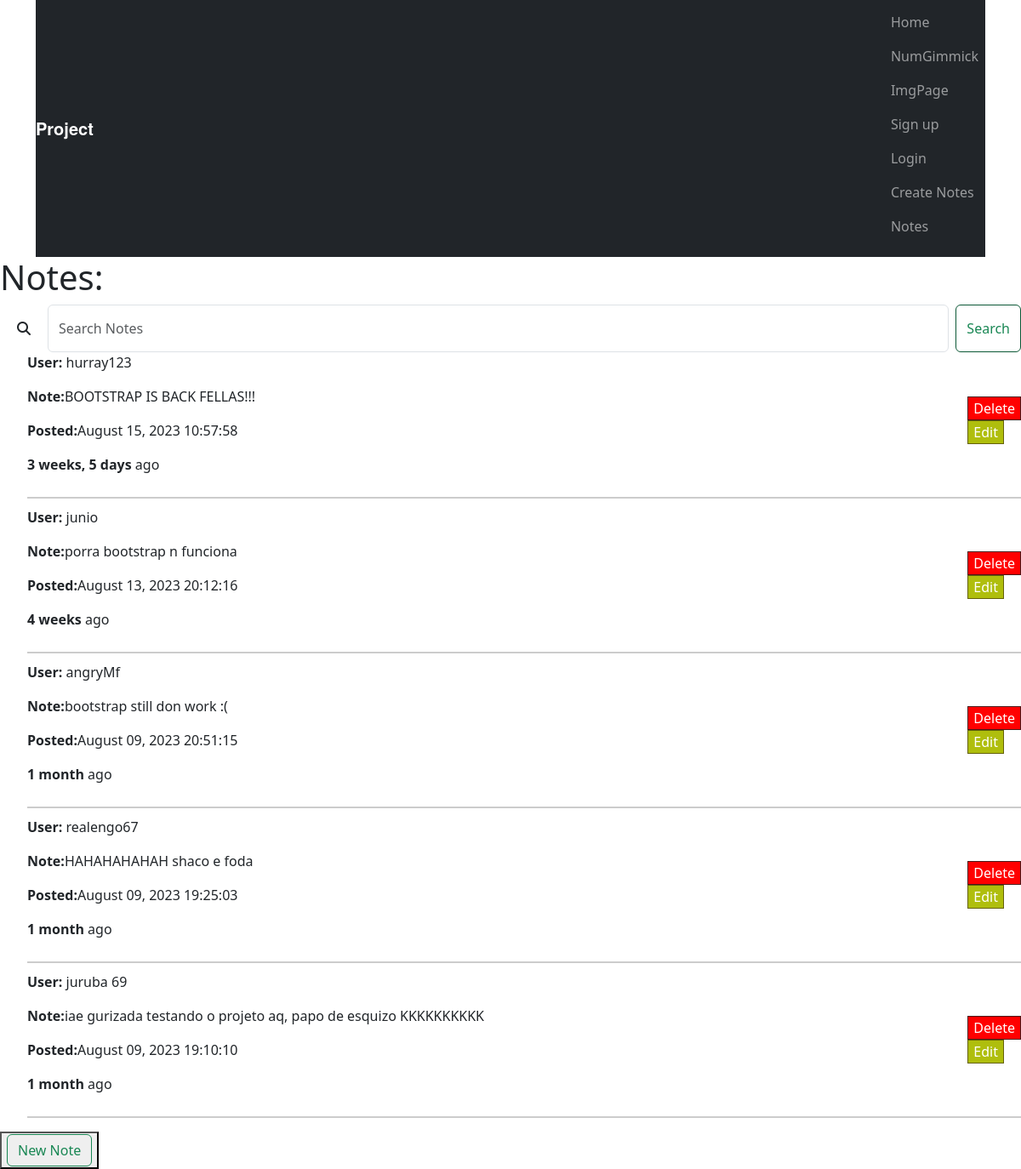
/notes, run on an earlier commit of the app's database.
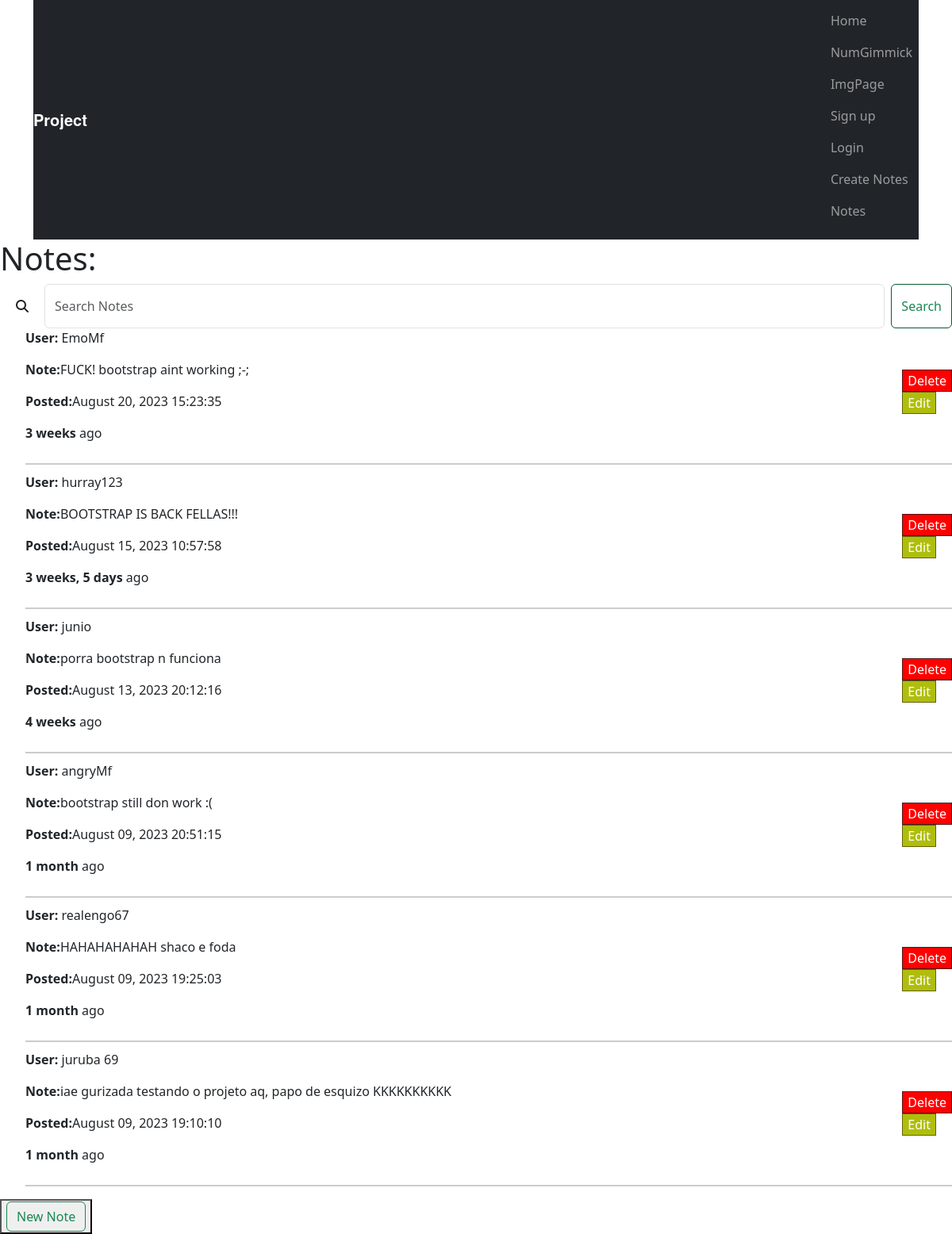
And on a later commit of the database.
### projects/models.py (models this page shows)
class Note(models.Model):
    author = models.CharField(max_length=20, blank=True)
    description = models.TextField(default='Not set')
    posted_time = models.DateTimeField(default=timezone.now)

### projects/views.py (the view)
# urls.py: path('notes', views.notes_page, name='notes'),
def notes_page(request):
    notes = Note.objects.all().order_by('-posted_time')
    return render(request, 'notes.html', {'notes':notes})

### templates/notes.html (shortened to what this page needs)
{% extends 'base.html' %}
{% block content %}
    <h1>Notes:</h1>
    <div class="SearchBar">
        <form class="d-flex" method="get" action="{% url 'search_bar' %}">
            <i id="SearchBarIcon" class="fa-solid fa-magnifying-glass fa-beat"></i>
            <input class="form-control me-2" type="search" name="search_query" placeholder="Search Notes">
            <button id="Search_button" class="btn btn-outline-success" type="submit">Search</button>
        </form>
    </div>
    <ul>
        {% for note in notes %}
            <li class="note-item">
                <div class="note-content">
                    <p><strong>User:</strong>
                        {% if note.author %}{{ note.author }}
                        {% else %}
                            Undefined
                        {% endif %}
                    </p>
                    <p><strong>Note:</strong>{{note.description}}</p>
                    <p><strong>Posted:</strong>{{note.posted_time|date:"F d, Y H:i:s" }}</p>
                    <p><strong>{{ note.posted_time|timesince }}</strong> ago</p>
                </div>
                <div><form method="POST" action="{% url 'delete_note' note_id=note.id %}">
                    <button type="submit" id="delete_button">Delete</button>
                    </form>
                    <form method="POST" action="{% url 'edit_note' note_id=note.id %}">
                        <button type="submit" id="edit_button">Edit</button>
                        </form>
                </div>
            </li>
        {% endfor %}
    </ul>
    <button ><a class="btn btn-outline-success" id="anchortransition" href="{% url 'create_note' %}">New Note</a></button>
{% endblock %}

What changed in the data, as far as the page shows it:
added Note: author "EmoMf", description "FUCK! bootstrap aint working ;-;", posted_time "August 20, 2023 15:23:35", posted_time "3 weeks"
